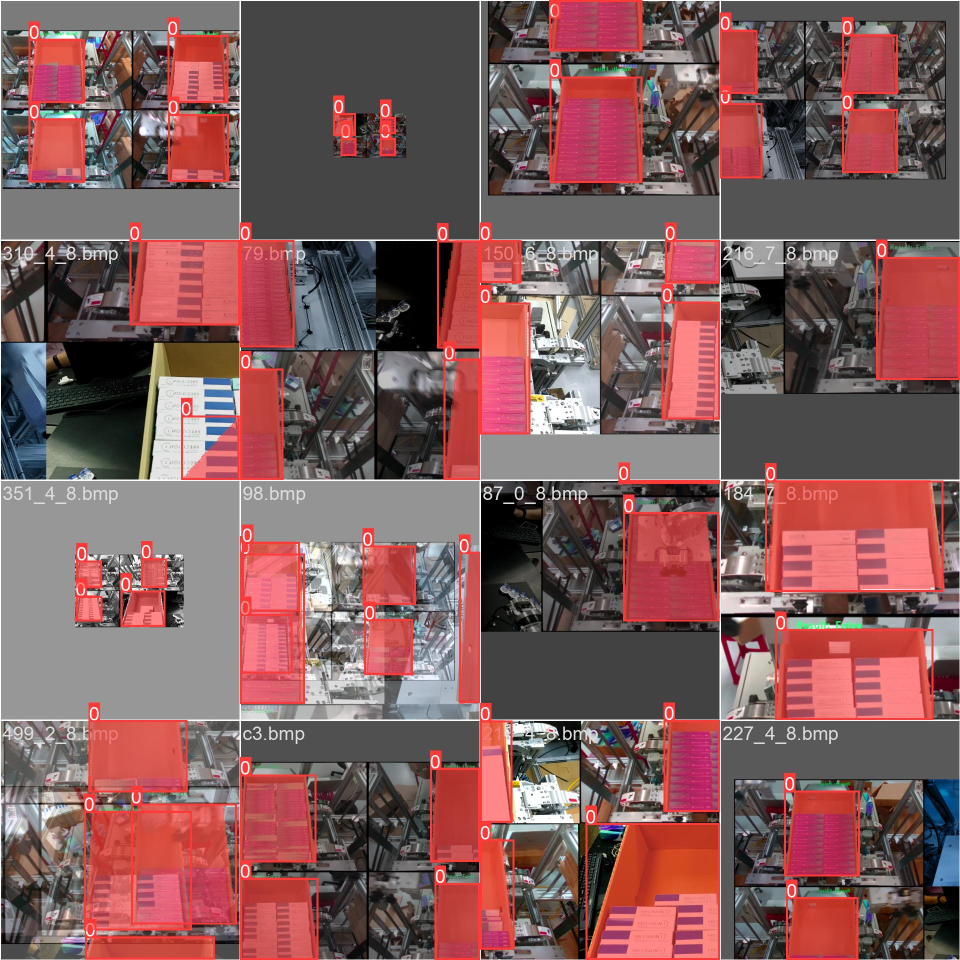
#> input picture seg/wandb/latest-run/files/media/images/Mosaics_0_32b2af8a9c0d98773af2.jpg, 1920 x 1920 px, found by its file name (shown at 1/2 size); its folder holds only this picture in this run
$ python replace_background.py
#> lines starting #> are read from the running program, lines starting #| are printed output that depends on the picture; after the words box and inside, x2 and y2 are one past the last pixel; in counts of white or black regions, pixels touching at a corner belong together
import cv2
import numpy as np
import random
import os
import glob
import random

def replace_background(image, mask, background_path):
    background = cv2.imread(background_path)
    # if background > image ==> crop
    if background.shape[0] > image.shape[0] and background.shape[1] > image.shape[1]:
        x = random.randint(0, background.shape[1] - image.shape[1] -1)
        y = random.randint(0, background.shape[0] - image.shape[0] -1)
        background = background[y:y + image.shape[0], x: x + image.shape[1]]
    else:
        background = cv2.resize(background, (image.shape[1], image.shape[0]))
    # Create a binary mask for the object(s)
    mask[mask>0] = 255
    object_mask = mask
    # Ensure the mask is binary (0 and 255 values)
    # object_mask = cv2.threshold(object_mask, 1, 255, cv2.THRESH_BINARY)[1]

    # Use cv2.bitwise_and to extract the object region
    object_region = cv2.bitwise_and(image, image, mask=object_mask)
    # Invert the binary mask to get the background mask
    background_mask = cv2.bitwise_not(object_mask)
    # Extract the object(s) from the image
    # object_region = cv2.bitwise_or(image, image, mask=object_mask)
    # Extract the background region from the background image
    background_region = cv2.bitwise_and(background, background, mask=background_mask)
    #Test
    result = cv2.add(object_region, background_region)
    return result, object_mask

# Example usage:
image_folder = '/home/tonyhuy/Yolov7_box_segmentation/result_mask/images'
mask_folder = '/home/tonyhuy/Yolov7_box_segmentation/result_mask/masks'  # binary mask folder
background_folder = '/home/tonyhuy/bottle_classification/data_bottle_detection/coco/images'
save_dir='/home/tonyhuy/Yolov7_box_segmentation/result_mask'


for image_name in os.listdir(image_folder):
    image_path = os.path.join(image_folder, image_name)
    image = cv2.imread(image_path)
#> image is the input picture: shape (1920, 1920, 3); mean B, G, R 91.5, 90.9, 129.7
    mask_path = os.path.join(mask_folder, image_name.replace('image','mask'))
    mask = cv2.imread(mask_path)
    mask = cv2.cvtColor(mask, cv2.COLOR_RGB2GRAY)
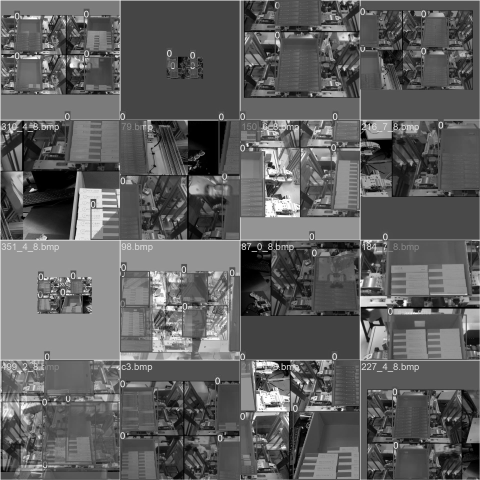
#> mask: shape (1920, 1920) (shown at 1/4 size); min 0, max 255, mean 95.5
    background_path = random.choice(glob.glob(os.path.join(background_folder, "*")))
    result, object_mask = replace_background(image, mask, background_path)
#> in replace_background, `mask[mask>0] = 255`:
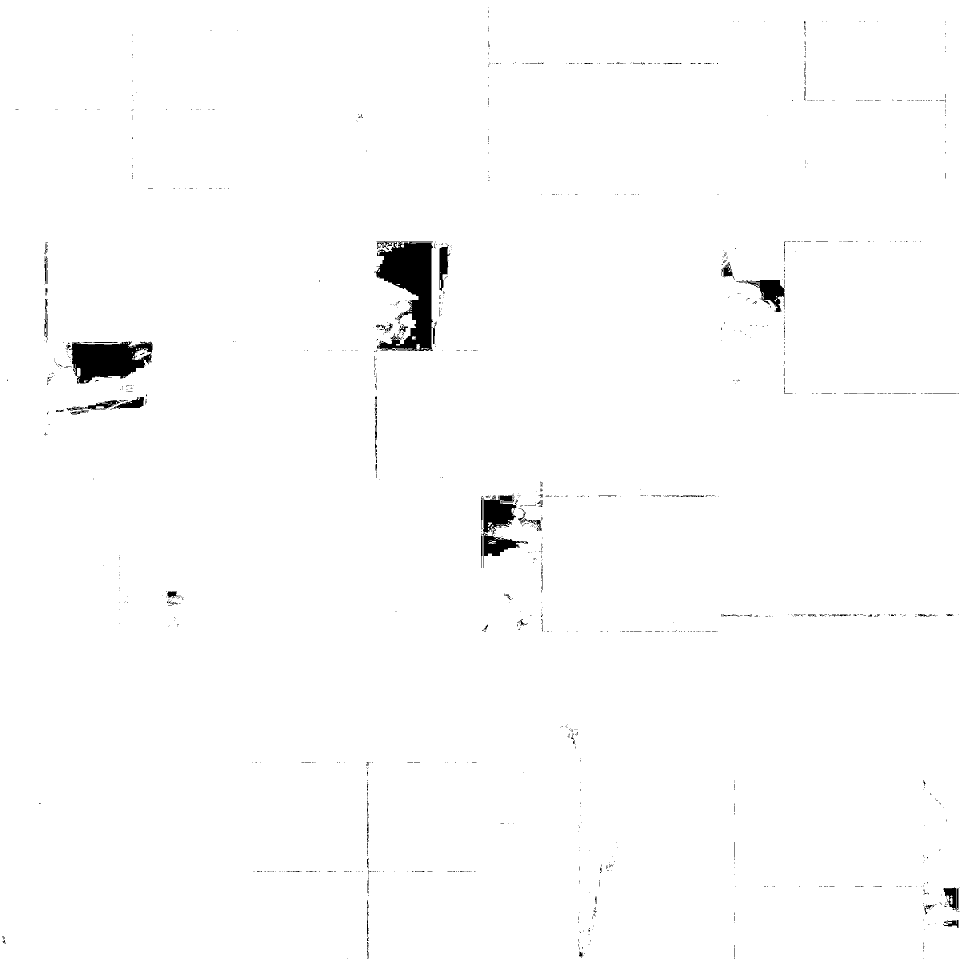
#> mask: shape (1920, 1920) (shown at 1/2 size); 98.8% white; 1200 black regions (1113 under 20 px), largest, box (x1, y1, x2, y2) and area: (748, 484, 866, 702) 14478, (138, 683, 306, 767) 9260, (962, 989, 1033, 1071) 3555
#> in replace_background, `background_mask = cv2.bitwise_not(object_mask)`:
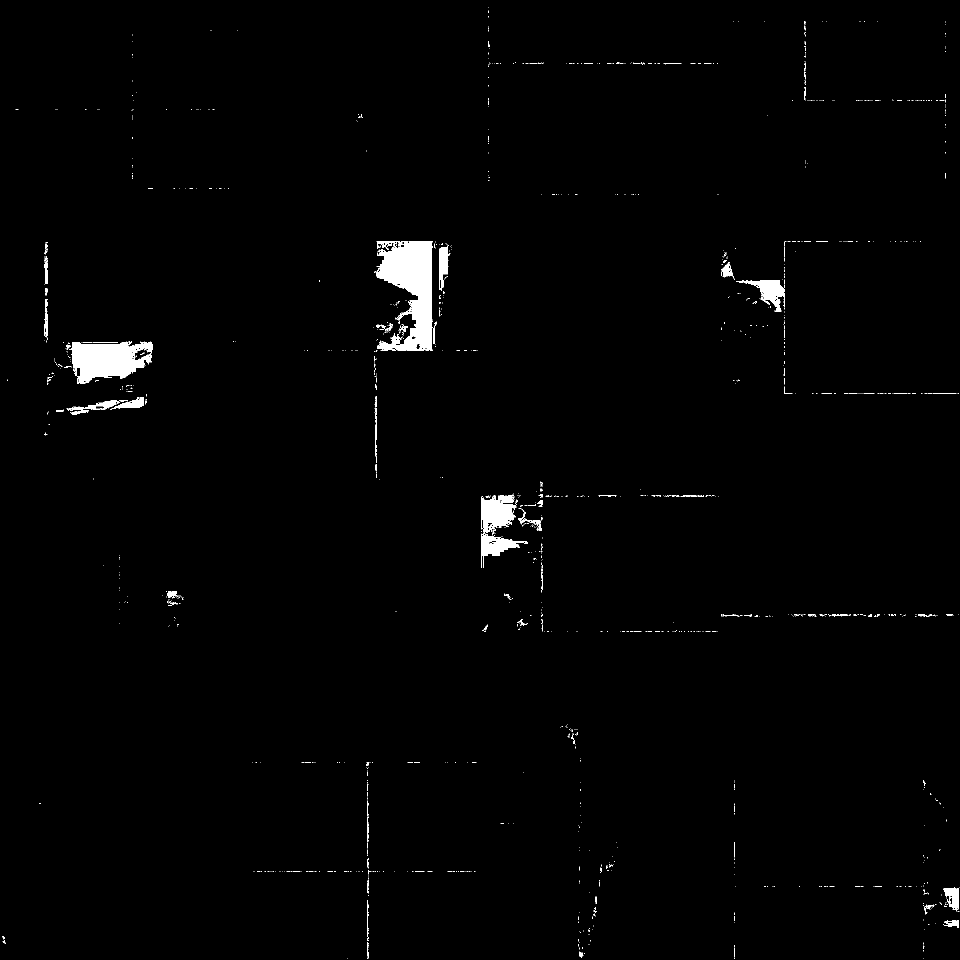
#> background_mask: shape (1920, 1920) (shown at 1/2 size); 1.2% white; 1200 white regions (1113 under 20 px), largest, box (x1, y1, x2, y2) and area: (748, 484, 866, 702) 14478, (138, 683, 306, 767) 9260, (962, 989, 1033, 1071) 3555
    cv2.imwrite(os.path.join(save_dir, 'change_bg/images',"changed_background_" + image_name), result)
    cv2.imwrite(os.path.join(save_dir, 'change_bg/masks',"changed_background_" + image_name.replace("image","mask")), object_mask)

$ run again, on seg/wandb/latest-run/files/media/images/Mosaics_0_a38d8fb80d9466789697.jpg
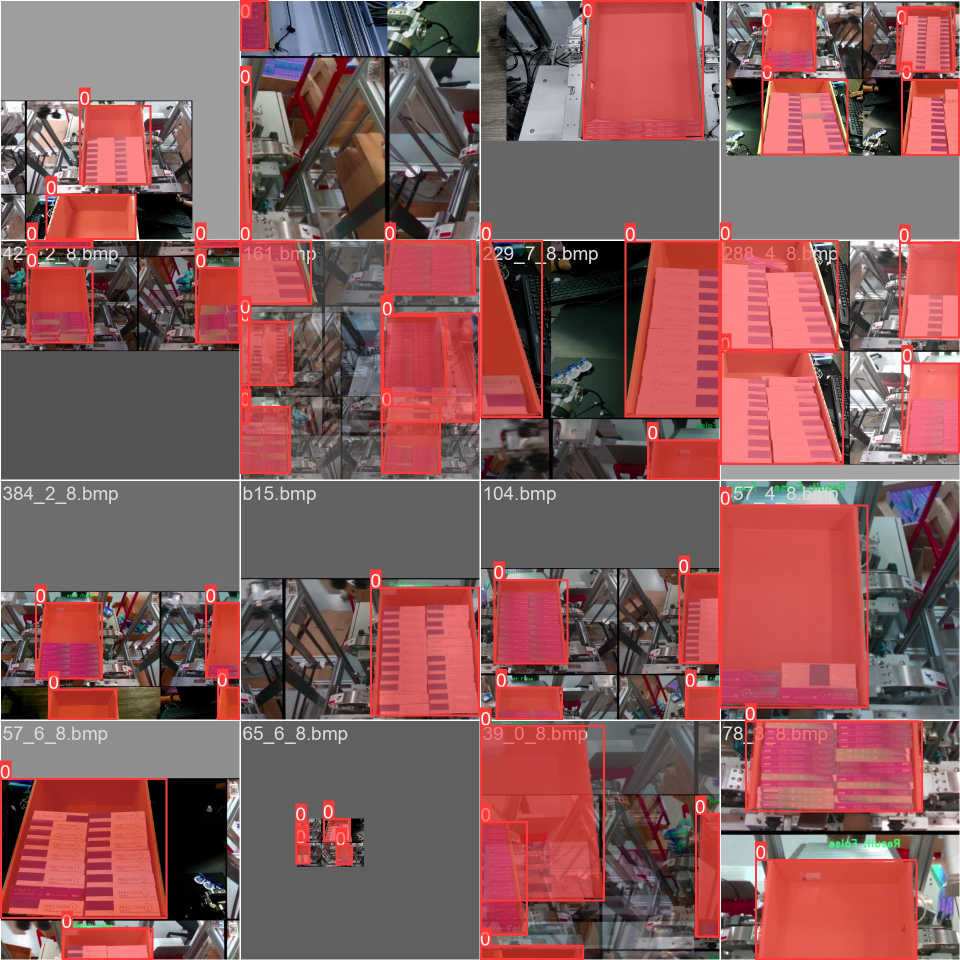
#> input picture seg/wandb/latest-run/files/media/images/Mosaics_0_a38d8fb80d9466789697.jpg, 1920 x 1920 px, found by its file name (shown at 1/2 size)
#> image is the input picture: shape (1920, 1920, 3); mean B, G, R 91.4, 91.5, 135.2
#> in replace_background, `mask[mask>0] = 255`:
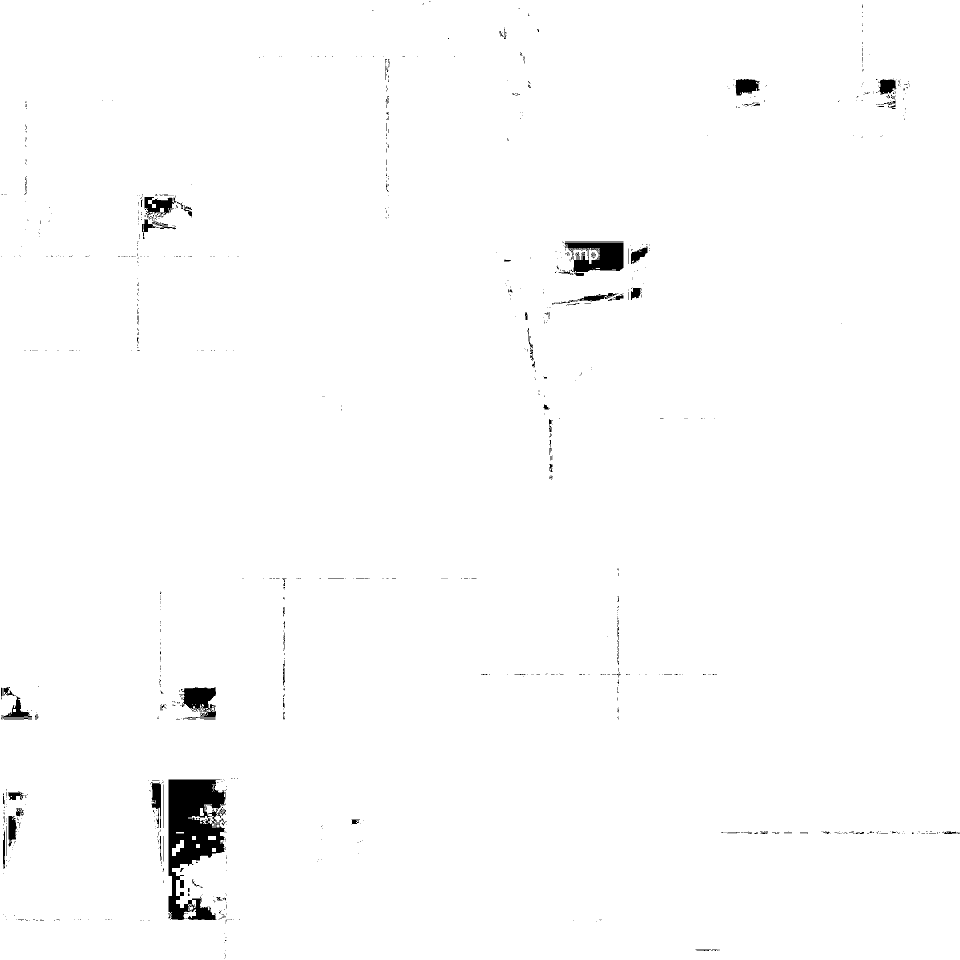
#> mask: shape (1920, 1920) (shown at 1/2 size); 98.9% white; 1049 black regions (961 under 20 px), largest, box (x1, y1, x2, y2) and area: (337, 1560, 452, 1840) 18570, (1130, 486, 1247, 552) 4874, (358, 1374, 432, 1439) 2791
#> in replace_background, `background_mask = cv2.bitwise_not(object_mask)`:
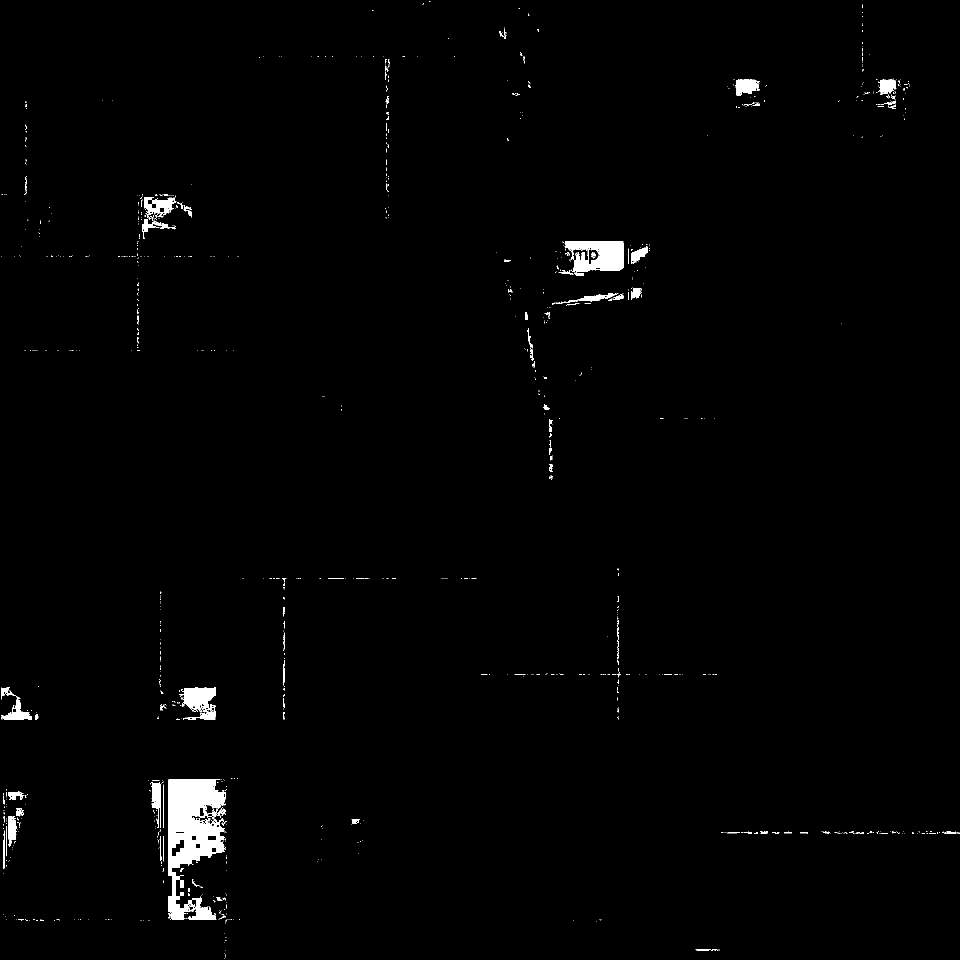
#> background_mask: shape (1920, 1920) (shown at 1/2 size); 1.1% white; 1049 white regions (961 under 20 px), largest, box (x1, y1, x2, y2) and area: (337, 1560, 452, 1840) 18570, (1130, 486, 1247, 552) 4874, (358, 1374, 432, 1439) 2791

$ run again, on seg/wandb/latest-run/files/media/images/Mosaics_0_a4d2225a94b303543f82.jpg
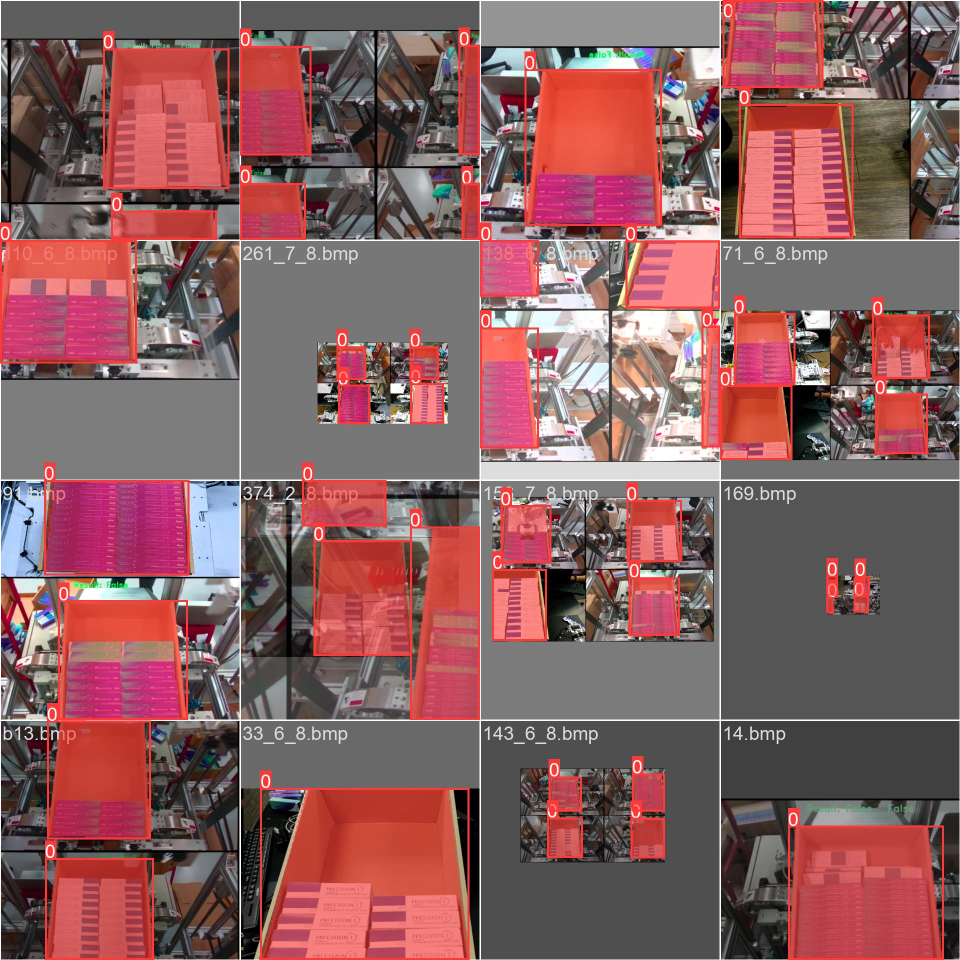
#> input picture seg/wandb/latest-run/files/media/images/Mosaics_0_a4d2225a94b303543f82.jpg, 1920 x 1920 px, found by its file name (shown at 1/2 size)
#> image is the input picture: shape (1920, 1920, 3); mean B, G, R 95.7, 94, 137.2
#> in replace_background, `mask[mask>0] = 255`:
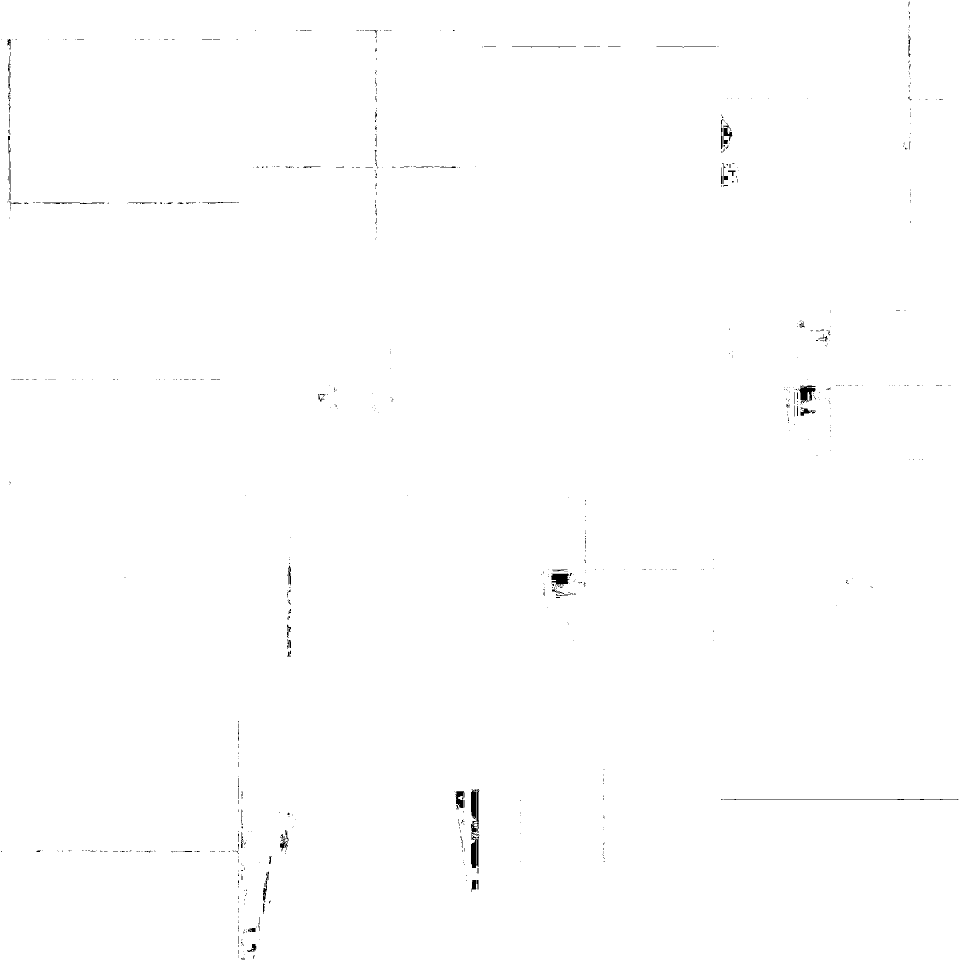
#> mask: shape (1920, 1920) (shown at 1/2 size); 99.7% white; 826 black regions (751 under 20 px), largest, box (x1, y1, x2, y2) and area: (942, 1578, 959, 1736) 1737, (1598, 771, 1631, 808) 681, (1102, 1147, 1139, 1174) 656
#> in replace_background, `background_mask = cv2.bitwise_not(object_mask)`:
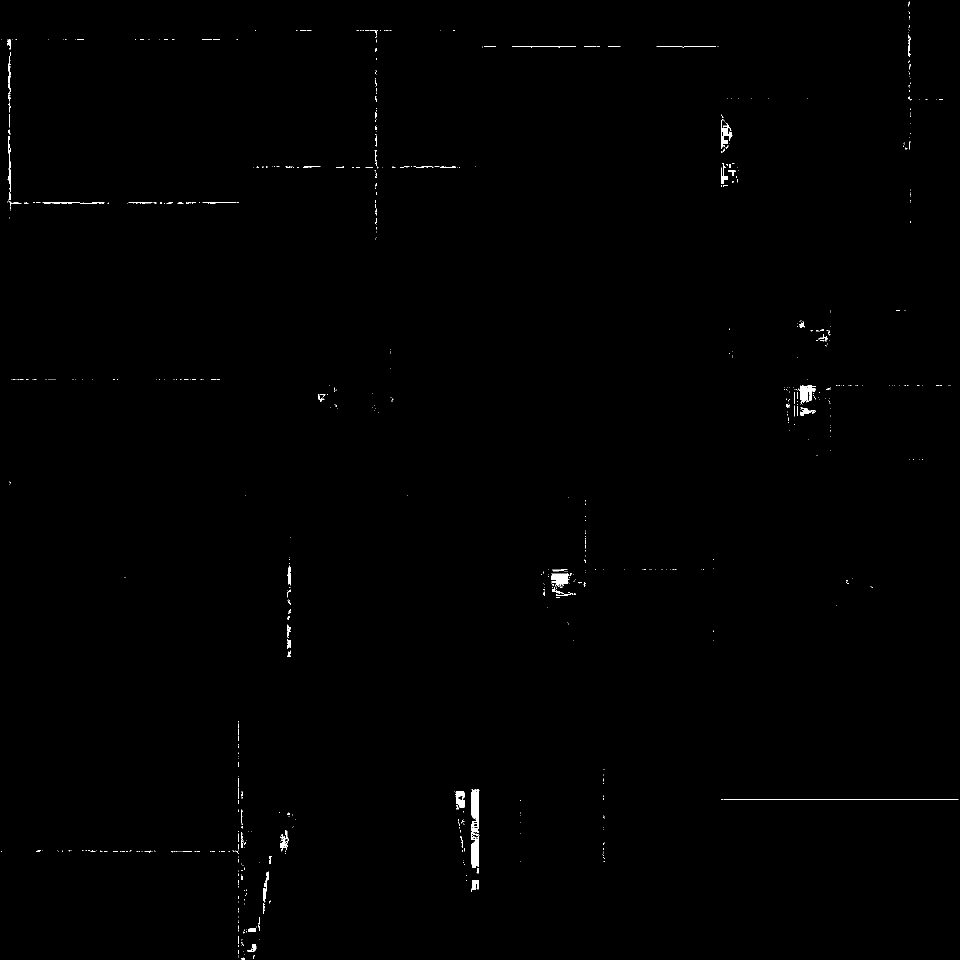
#> background_mask: shape (1920, 1920) (shown at 1/2 size); 0.31% white; 826 white regions (751 under 20 px), largest, box (x1, y1, x2, y2) and area: (942, 1578, 959, 1736) 1737, (1598, 771, 1631, 808) 681, (1102, 1147, 1139, 1174) 656
